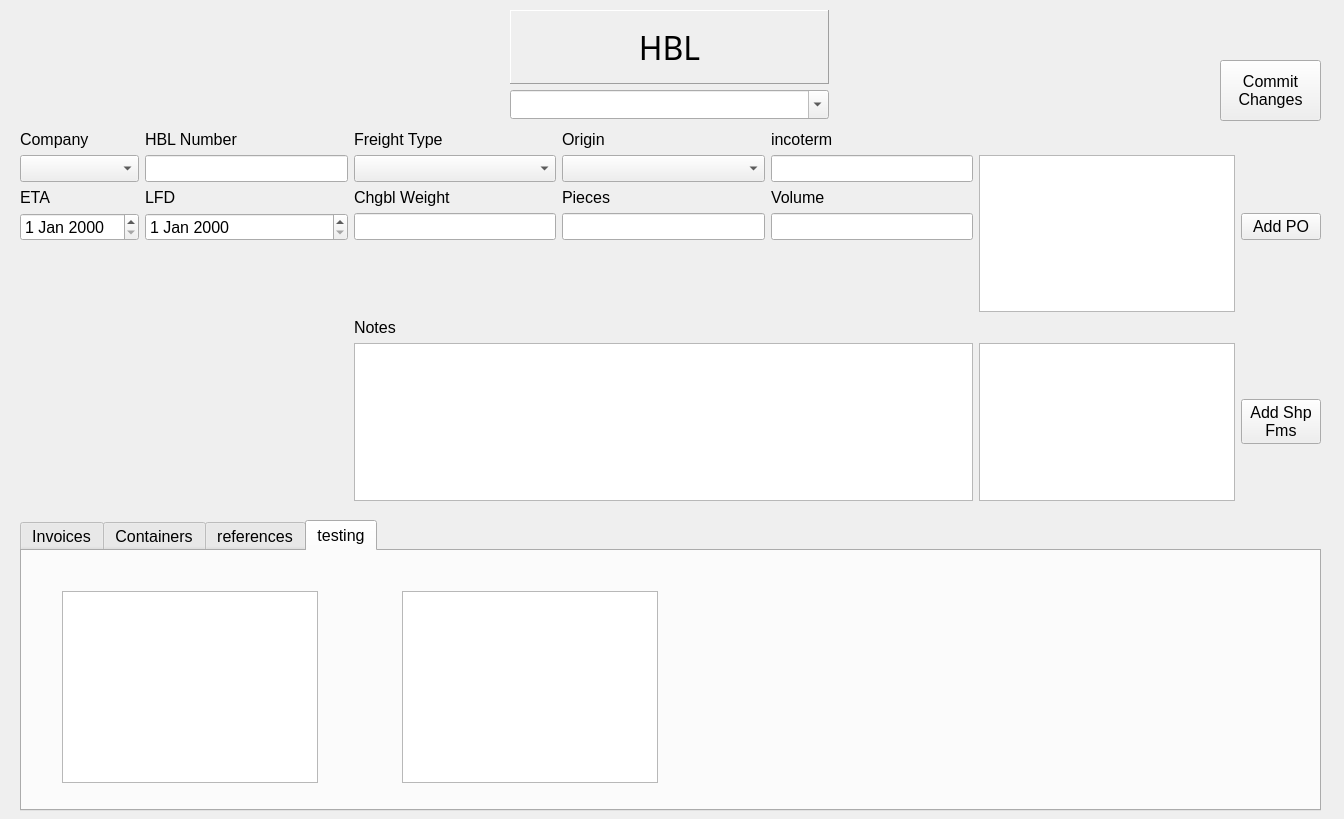
<?xml version="1.0" encoding="UTF-8"?>
<ui version="4.0">
 <class>Form</class>
 <widget class="QWidget" name="Form">
  <property name="geometry">
   <rect>
    <x>0</x>
    <y>0</y>
    <width>1344</width>
    <height>819</height>
   </rect>
  </property>
  <property name="font">
   <font>
    <pointsize>12</pointsize>
   </font>
  </property>
  <property name="windowTitle">
   <string>HBL</string>
  </property>
  <widget class="QTabWidget" name="tabsetHBLInfo">
   <property name="geometry">
    <rect>
     <x>20</x>
     <y>520</y>
     <width>1301</width>
     <height>291</height>
    </rect>
   </property>
   <property name="currentIndex">
    <number>3</number>
   </property>
   <widget class="QWidget" name="tab1">
    <attribute name="title">
     <string>Invoices</string>
    </attribute>
    <widget class="QTableView" name="tblViewInvoices">
     <property name="geometry">
      <rect>
       <x>70</x>
       <y>40</y>
       <width>1181</width>
       <height>192</height>
      </rect>
     </property>
    </widget>
   </widget>
   <widget class="QWidget" name="tab2">
    <attribute name="title">
     <string>Containers</string>
    </attribute>
    <widget class="QTableView" name="tblViewContainers">
     <property name="geometry">
      <rect>
       <x>40</x>
       <y>10</y>
       <width>1201</width>
       <height>192</height>
      </rect>
     </property>
    </widget>
   </widget>
   <widget class="QWidget" name="tab3">
    <attribute name="title">
     <string>references</string>
    </attribute>
    <widget class="QTableView" name="tblViewrefs">
     <property name="geometry">
      <rect>
       <x>20</x>
       <y>20</y>
       <width>1231</width>
       <height>192</height>
      </rect>
     </property>
    </widget>
   </widget>
   <widget class="QWidget" name="tab4">
    <attribute name="title">
     <string>testing</string>
    </attribute>
    <widget class="QListView" name="lstViewtest1">
     <property name="geometry">
      <rect>
       <x>40</x>
       <y>40</y>
       <width>256</width>
       <height>192</height>
      </rect>
     </property>
    </widget>
    <widget class="QColumnView" name="colViewtest2">
     <property name="geometry">
      <rect>
       <x>380</x>
       <y>40</y>
       <width>256</width>
       <height>192</height>
      </rect>
     </property>
    </widget>
   </widget>
  </widget>
  <widget class="QWidget" name="gridLayoutWidget">
   <property name="geometry">
    <rect>
     <x>20</x>
     <y>130</y>
     <width>1301</width>
     <height>371</height>
    </rect>
   </property>
   <layout class="QGridLayout" name="layoutForm">
    <item row="0" column="3">
     <widget class="QLabel" name="lblOrigin">
      <property name="text">
       <string>Origin</string>
      </property>
      <property name="buddy">
       <cstring>comboOrigin</cstring>
      </property>
     </widget>
    </item>
    <item row="0" column="1">
     <widget class="QLabel" name="lblHBLNumber">
      <property name="text">
       <string>HBL Number</string>
      </property>
      <property name="buddy">
       <cstring>lnedHBLNumber</cstring>
      </property>
     </widget>
    </item>
    <item row="0" column="2">
     <widget class="QLabel" name="lblFreightType">
      <property name="text">
       <string>Freight Type</string>
      </property>
      <property name="buddy">
       <cstring>comboFreightType</cstring>
      </property>
     </widget>
    </item>
    <item row="1" column="0">
     <widget class="QComboBox" name="comboCompany"/>
    </item>
    <item row="3" column="0">
     <widget class="QDateEdit" name="dtedtETA"/>
    </item>
    <item row="1" column="1">
     <widget class="QLineEdit" name="lnedHBLNumber"/>
    </item>
    <item row="2" column="2">
     <widget class="QLabel" name="lblChgWt">
      <property name="text">
       <string>Chgbl Weight</string>
      </property>
      <property name="buddy">
       <cstring>lnedtChgWt</cstring>
      </property>
     </widget>
    </item>
    <item row="2" column="1">
     <widget class="QLabel" name="lblLFD">
      <property name="text">
       <string>LFD</string>
      </property>
      <property name="buddy">
       <cstring>dtedtLFD</cstring>
      </property>
     </widget>
    </item>
    <item row="3" column="2">
     <widget class="QLineEdit" name="lnedtChgWt"/>
    </item>
    <item row="0" column="4">
     <widget class="QLabel" name="lblIncoTerm">
      <property name="text">
       <string>incoterm</string>
      </property>
      <property name="buddy">
       <cstring>lnedtIncoterm</cstring>
      </property>
     </widget>
    </item>
    <item row="3" column="1">
     <widget class="QDateEdit" name="dtedtLFD"/>
    </item>
    <item row="1" column="4">
     <widget class="QLineEdit" name="lnedtIncoterm"/>
    </item>
    <item row="1" column="5" rowspan="5">
     <widget class="QListWidget" name="listWidgetPO"/>
    </item>
    <item row="8" column="2" colspan="3">
     <widget class="QTextEdit" name="txtedtNotes"/>
    </item>
    <item row="1" column="2">
     <widget class="QComboBox" name="comboFreightType"/>
    </item>
    <item row="2" column="0">
     <widget class="QLabel" name="lblETA">
      <property name="text">
       <string>ETA</string>
      </property>
      <property name="buddy">
       <cstring>dtedtETA</cstring>
      </property>
     </widget>
    </item>
    <item row="3" column="4">
     <widget class="QLineEdit" name="lnedtVolume"/>
    </item>
    <item row="8" column="5">
     <widget class="QListWidget" name="listWidgetShpFms"/>
    </item>
    <item row="2" column="4">
     <widget class="QLabel" name="lblVolume">
      <property name="text">
       <string>Volume</string>
      </property>
      <property name="buddy">
       <cstring>lnedtVolume</cstring>
      </property>
     </widget>
    </item>
    <item row="3" column="3">
     <widget class="QLineEdit" name="lnedtPcs"/>
    </item>
    <item row="2" column="3">
     <widget class="QLabel" name="lblPcs">
      <property name="text">
       <string>Pieces</string>
      </property>
      <property name="buddy">
       <cstring>lnedtPcs</cstring>
      </property>
     </widget>
    </item>
    <item row="4" column="0">
     <spacer name="verticalSpacer1">
      <property name="orientation">
       <enum>Qt::Orientation::Vertical</enum>
      </property>
      <property name="sizeHint" stdset="0">
       <size>
        <width>20</width>
        <height>40</height>
       </size>
      </property>
     </spacer>
    </item>
    <item row="0" column="0">
     <widget class="QLabel" name="lblCompany">
      <property name="text">
       <string>Company</string>
      </property>
      <property name="buddy">
       <cstring>comboCompany</cstring>
      </property>
     </widget>
    </item>
    <item row="1" column="3">
     <widget class="QComboBox" name="comboOrigin"/>
    </item>
    <item row="6" column="2">
     <widget class="QLabel" name="lblNotes">
      <property name="text">
       <string>Notes</string>
      </property>
      <property name="buddy">
       <cstring>txtedtNotes</cstring>
      </property>
     </widget>
    </item>
    <item row="8" column="6">
     <widget class="QPushButton" name="btnAddShpFms">
      <property name="text">
       <string>Add Shp
Fms</string>
      </property>
     </widget>
    </item>
    <item row="3" column="6">
     <widget class="QPushButton" name="btnAddPO">
      <property name="text">
       <string>Add PO</string>
      </property>
     </widget>
    </item>
   </layout>
  </widget>
  <widget class="QLabel" name="lblFormName">
   <property name="geometry">
    <rect>
     <x>510</x>
     <y>10</y>
     <width>319</width>
     <height>74</height>
    </rect>
   </property>
   <property name="font">
    <font>
     <family>Century Gothic</family>
     <pointsize>24</pointsize>
    </font>
   </property>
   <property name="frameShape">
    <enum>QFrame::Shape::Panel</enum>
   </property>
   <property name="frameShadow">
    <enum>QFrame::Shadow::Raised</enum>
   </property>
   <property name="text">
    <string>HBL</string>
   </property>
   <property name="alignment">
    <set>Qt::AlignmentFlag::AlignCenter</set>
   </property>
   <property name="wordWrap">
    <bool>true</bool>
   </property>
  </widget>
  <widget class="QComboBox" name="gotoHBL">
   <property name="geometry">
    <rect>
     <x>510</x>
     <y>90</y>
     <width>319</width>
     <height>29</height>
    </rect>
   </property>
   <property name="focusPolicy">
    <enum>Qt::FocusPolicy::ClickFocus</enum>
   </property>
   <property name="editable">
    <bool>true</bool>
   </property>
  </widget>
  <widget class="QPushButton" name="btnCommit">
   <property name="geometry">
    <rect>
     <x>1220</x>
     <y>60</y>
     <width>101</width>
     <height>61</height>
    </rect>
   </property>
   <property name="text">
    <string>Commit
Changes</string>
   </property>
  </widget>
 </widget>
 <tabstops>
  <tabstop>comboCompany</tabstop>
  <tabstop>lnedHBLNumber</tabstop>
  <tabstop>comboFreightType</tabstop>
  <tabstop>comboOrigin</tabstop>
  <tabstop>lnedtIncoterm</tabstop>
  <tabstop>listWidgetShpFms</tabstop>
  <tabstop>tabsetHBLInfo</tabstop>
  <tabstop>txtedtNotes</tabstop>
 </tabstops>
 <resources/>
 <connections/>
</ui>
